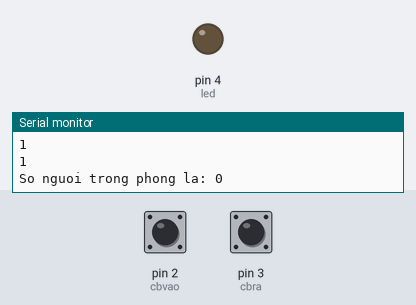
Bench run of a sketch on a simulated Arduino Uno, built with avr-gcc and run on an emulated ATmega328P. On the bench: output pins drawn as LEDs (lit = HIGH), the last lines printed to the serial monitor. Inputs (shaded band) come from the test bench; at power-on: pin 2 (cbvao) HIGH, pin 3 (cbra) HIGH.

Above: at 1.2 s.
1.3 s: pin 2 (cbvao) driven LOW
At 2.8 s:
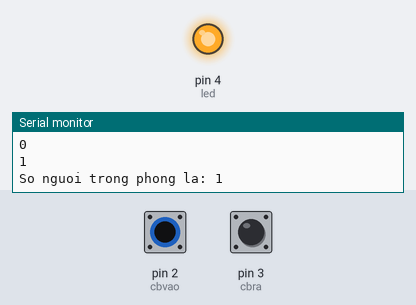
3.1 s: pin 3 (cbra) driven LOW
At 4.2 s:
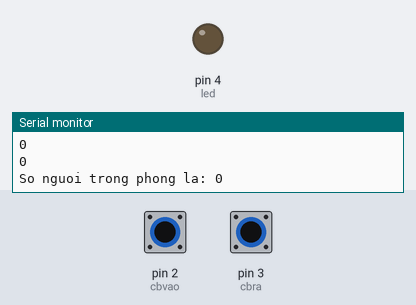
6.1 s: pin 2 (cbvao) pulsed HIGH 2 times (0.12 s each, 0.3 s apart)
At 7.2 s:
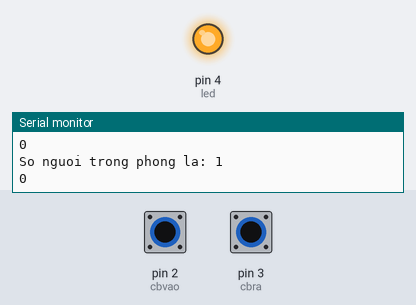
9.7 s: pin 3 (cbra) pulsed HIGH 2 times (0.12 s each, 0.3 s apart)
At 12.0 s:
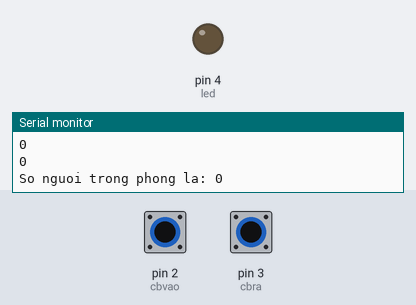
Timing chart, 0 to 13.5 s (numbered marks = the images above; inputs shaded):
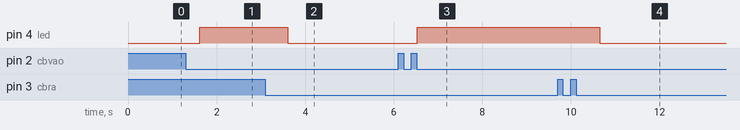

Measured:
- after the input at 1.3 s, pin 4 (led): LOW → HIGH after 0.32 s
- after the input at 3.1 s, pin 4 (led): HIGH → LOW after 0.51 s
- after the input at 6.1 s, pin 4 (led): LOW → HIGH after 0.43 s
- after the input at 9.7 s, pin 4 (led): HIGH → LOW after 0.94 s

The sketch:

DemSoNguoiRaVao_CBHongNgoai.ino
```cpp
int cbvao=2;
int cbra=3;
int led=4;
int songuoi=0;
String vao="";
String ra="";
int timeout_vao;
int timeout_ra;
void setup() {

  pinMode(cbvao,INPUT);
  pinMode(cbra,INPUT);
  pinMode(led,OUTPUT);
  Serial.begin(9600);
  timeout_vao=0;
  timeout_ra=0;
}

void loop() {
  timeout_vao++;timeout_ra++;
 int gtcbvao=digitalRead(cbvao);Serial.println(gtcbvao);
 int gtcbra=digitalRead(cbra);Serial.println(gtcbra);

 if(songuoi>0) {digitalWrite(led,HIGH);}
 else {digitalWrite(led,LOW);}

 if(gtcbvao==0 && vao.charAt(0)!='v'){
    vao+="v";
  }
 if(gtcbra==0 && ra.charAt(0)!='r'){
    ra+="r";
  }
 if(vao.equals("v") && timeout_vao==1){
    Serial.print(vao);
    songuoi++;
    vao="";
    delay(300);
  }
 if(ra.equals("r") && songuoi>0 && timeout_ra==1){
    Serial.println(ra);
    songuoi--;ra="";
    delay(500);
  }
  gtcbvao=digitalRead(cbvao);
  gtcbra=digitalRead(cbra);
  if (gtcbvao==0){
    timeout_vao++;
    vao="";
   }
  else {
    timeout_vao=0;
    vao="";
    }
  if (gtcbra==0){
    timeout_ra++;
    ra="";
    }
  else {timeout_ra=0;ra="";}
  Serial.print("So nguoi trong phong la: ");
  Serial.println(songuoi);
}
```
